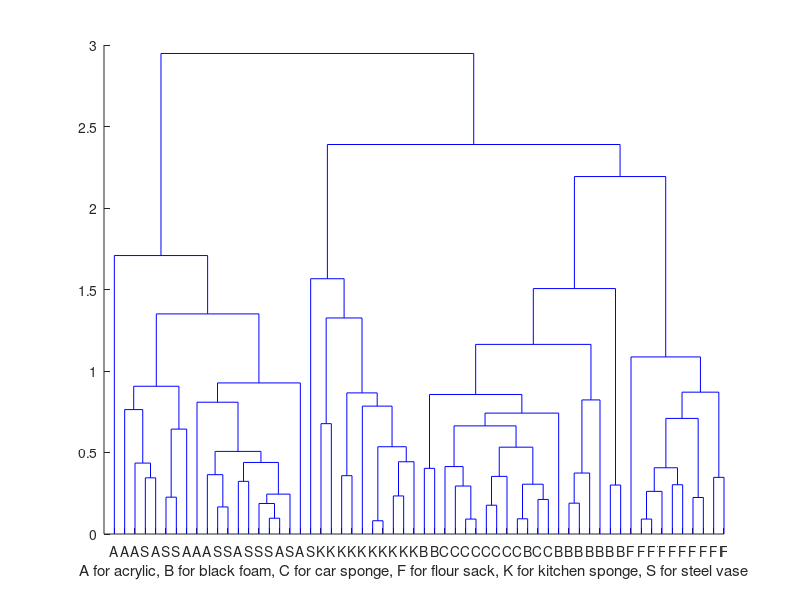
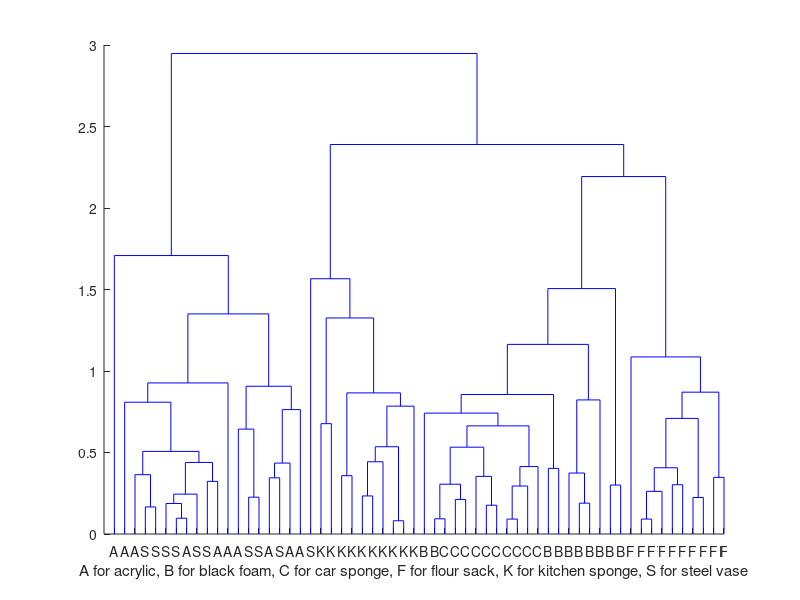

Here is the MATLAB script that generated these plots, in order: (Note: this script raises an error after producing the figures.)
clc;
clear;
close all;
load('F0_PVT_50.mat');

%% Section D1 Hierarchy algorithm with Standardised Data
Stan_Data = zscore(Data')';
species = { 'A';'A';'A';'A';'A';'A';'A';'A';'A';'A'
            'B';'B';'B';'B';'B';'B';'B';'B';'B';'B'
            'C';'C';'C';'C';'C';'C';'C';'C';'C';'C'
            'F';'F';'F';'F';'F';'F';'F';'F';'F';'F'
            'K';'K';'K';'K';'K';'K';'K';'K';'K';'K'
            'S';'S';'S';'S';'S';'S';'S';'S';'S';'S'
            };

tree = linkage(Stan_Data','average');

D_eucli = pdist(Stan_Data','euclidean');
leafOrder_1 = optimalleaforder(tree,D_eucli);
D_Man = pdist(Stan_Data','cityblock');
leafOrder_2 = optimalleaforder(tree,D_Man);

figure();
[H_1,T_1,outperm_1] = dendrogram(tree,60,'Reorder',leafOrder_1,'Labels',species);
xlabel('A for acrylic, B for black foam, C for car sponge, F for flour sack, K for kitchen sponge, S for steel vase')
%title('Hierarchical Clustering with Euclidean using standardised data')

figure();
[H_2,T_2,outperm_2] = dendrogram(tree,60,'Reorder',leafOrder_2,'Labels',species);
xlabel('A for acrylic, B for black foam, C for car sponge, F for flour sack, K for kitchen sponge, S for steel vase')
%title('Hierarchical Clustering with Manhattan using standardised data')

%% Section D1 Hierarchy algorithm with Zero-cetered Data
centered_data = zeros(3,60);
for i = 1:3
centered_Data(i,:) =  mean(Data(i,:)) - Data(i,:);
end

tree = linkage(centered_Data','average');

D_eucli = pdist(centered_Data','euclidean');
leafOrder_1 = optimalleaforder(tree,D_eucli);
D_Man = pdist(centered_Data','cityblock');
leafOrder_2 = optimalleaforder(tree,D_Man);

figure();
[H_1,T_1,outperm_1] = dendrogram(tree,60,'Reorder',leafOrder_1,'Labels',species);
xlabel('A for acrylic, B for black foam, C for car sponge, F for flour sack, K for kitchen sponge, S for steel vase')
%title('Hierarchical Clustering with Euclidean using zero-cetered data')

figure();
[H_2,T_2,outperm_2] = dendrogram(tree,60,'Reorder',leafOrder_2,'Labels',species);
xlabel('A for acrylic, B for black foam, C for car sponge, F for flour sack, K for kitchen sponge, S for steel vase')
%title('Hierarchical Clustering with Manhattan using zero-cetered data')

%% Section D1 K-means algorithm with Standardised Data
Stan_Data = zscore(Data')';
%train k-means with sqeuclidean distance metric
[idx_euc,C_euc] = kmeans(Stan_Data',6,'Distance','sqeuclidean');
%train k-means with cityblock (Manhattan) distance metric
[idx_man,C_man] = kmeans(Stan_Data',6,'Distance','cityblock');

figure;
for i = 1:10:51
    scatter3(Stan_Data(1,i:i+9),Stan_Data(2,i:i+9),Stan_Data(3,i:i+9),'filled');
    hold on;
end

plot3(C_euc(:,1),C_euc(:,2),C_euc(:,3),'kx','LineWidth',2)
hold off;
%title('K-Means Clustering with Euclidean using standardised data');
legend('acrylic','black foam','car sponge','flour sack','kitchen sponge','steel vase','Cluster Centroid')

figure;
for i = 1:10:51
    scatter3(Stan_Data(1,i:i+9),Stan_Data(2,i:i+9),Stan_Data(3,i:i+9),'filled');
    hold on;
end

plot3(C_man(:,1),C_man(:,2),C_man(:,3),'kx','LineWidth',2)
hold off;
%title('K-Means Clustering with Manhattan using standardised data');
legend('acrylic','black foam','car sponge','flour sack','kitchen sponge','steel vase','Cluster Centroid')

%% Section D1 K-means algorithm with centered Data
centered_data = zeros(3,60);
for i = 1:3
centered_Data(i,:) =  mean(Data(i,:)) - Data(i,:);
end
%train k-means with sqeuclidean distance metric
[idx_euc,C_euc] = kmeans(centered_Data',6,'Distance','sqeuclidean');
%train k-means with cityblock (Manhattan) distance metric
[idx_man,C_man] = kmeans(centered_Data',6,'Distance','cityblock');

figure;
for i = 1:10:51
    scatter3(centered_Data(1,i:i+9),centered_Data(2,i:i+9),centered_Data(3,i:i+9),'filled');
    hold on;
end

plot3(C_euc(:,1),C_euc(:,2),C_euc(:,3),'kx','LineWidth',2)
hold off;
%title('K-Means Clustering with Euclidean using centered data');
legend('acrylic','black foam','car sponge','flour sack','kitchen sponge','steel vase','Cluster Centroid')

figure;
for i = 1:10:51
    scatter3(centered_Data(1,i:i+9),centered_Data(2,i:i+9),centered_Data(3,i:i+9),'filled');
    hold on;
end

plot3(C_man(:,1),C_man(:,2),C_man(:,3),'kx','LineWidth',2)
hold off;
%title('K-Means Clustering with Manhattan using centered data');
legend('acrylic','black foam','car sponge','flour sack','kitchen sponge','steel vase','Cluster Centroid')

%% Section D2 Bagging with Standardised Data
load ('F0_Electrodes_50.mat');
stan_data=zscore(Data');
Covariance=cov(stan_data);
[Eigenvectors,Eigenvalues]=eig(Covariance);
[dummy,order] = sort(diag(-Eigenvalues));
Feature_Vector = Eigenvectors(:,order);

projected_scores = stan_data * Feature_Vector;

first_observation = projected_scores(:,1);
second_observation = projected_scores(:,2);
third_observation = projected_scores(:,3);

figure();
for i = 1:10:51
    scatter3(first_observation(i:i+9),second_observation(i:i+9),...
    third_observation(i:i+9),'filled')
    hold on
end
legend('acrylic','black foam','car sponge','flour sack','kitchen sponge','steel vase','FontSize',10);
grid on
xlabel('PC1')
ylabel('PC2')
zlabel('PC3')
%title('Electrode data projected onto the largest three PCs using standardised data')

dataset=[first_observation,second_observation,third_observation];
species={'acrylic';'acrylic';'acrylic';'acrylic';'acrylic';'acrylic';'acrylic';'acrylic';'acrylic';'acrylic';
    'black_foam';'black_foam';'black_foam';'black_foam';'black_foam';'black_foam';'black_foam';'black_foam';'black_foam';'black_foam';
    'car_sponge';'car_sponge';'car_sponge';'car_sponge';'car_sponge';'car_sponge';'car_sponge';'car_sponge';'car_sponge';'car_sponge'
    'flour_sack';'flour_sack';'flour_sack';'flour_sack';'flour_sack';'flour_sack';'flour_sack';'flour_sack';'flour_sack';'flour_sack';
    'kitchen_sponge';'kitchen_sponge';'kitchen_sponge';'kitchen_sponge';'kitchen_sponge';'kitchen_sponge';'kitchen_sponge';'kitchen_sponge';'kitchen_sponge';'kitchen_sponge';
    'steel_vase';'steel_vase';'steel_vase';'steel_vase';'steel_vase';'steel_vase';'steel_vase';'steel_vase';'steel_vase';'steel_vase'};

% 60 / 40 split for Training / Test data.
[m,n] = size(dataset);
P = 0.6; % training_percentage
rng(2000) % control random number generator with seed
idx = randperm(m);  % returns a row vector containing a random permutation of the integers from 1 to n without repeating elements
training_dataset = dataset(idx(1:round(P*m)),:);
testing_dataset = dataset(idx(round(P*m)+1:end),:);
training_species = species(idx(1:round(P*m)),:);
testing_species = species(idx(round(P*m)+1:end),:);

TreeNum = 30;
Mdl = TreeBagger(TreeNum,training_dataset,training_species,'OOBPrediction','On','Method','classification')
view(Mdl.Trees{1},'Mode','graph')
view(Mdl.Trees{2},'Mode','graph')

figure;
oobErrorBaggedEnsemble = oobError(Mdl);
plot(oobErrorBaggedEnsemble)
xlabel('Number of grown trees');
ylabel('Out-of-bag classification error');
%title('Grown trees using standardised data');

predicted_species = Mdl.predict(testing_dataset);

% Known groups, Predicted groups
Confusion_matrix = confusionmat(testing_species,predicted_species)
figure();
ldaResubCM = confusionchart(testing_species,predicted_species);
% Accuracy
Accuracy = sum (diag(Confusion_matrix)) / sum (Confusion_matrix(:)) *100

%% Section D2 Bagging with Zero-centered Data
centered_data = zeros(3,60);
for i = 1:3
centered_data(i,:) =  mean(Data(i,:)) - Data(i,:);
end
Covariance=cov(centered_data');
[Eigenvectors,Eigenvalues]=eig(Covariance);
[dummy,order] = sort(diag(-Eigenvalues));
Feature_Vector = Eigenvectors(:,order);

projected_scores = centered_data' * Feature_Vector;

first_observation = projected_scores(:,1);
second_observation = projected_scores(:,2);
third_observation = projected_scores(:,3);

figure();
for i = 1:10:51
    scatter3(first_observation(i:i+9),second_observation(i:i+9),...
    third_observation(i:i+9),'filled')
    hold on
end
legend('acrylic','black foam','car sponge','flour sack','kitchen sponge','steel vase','FontSize',10);
grid on
xlabel('PC1')
ylabel('PC2')
zlabel('PC3')
%title('Electrode data projected onto the largest three PCs using zero-centered data')


dataset=[first_observation,second_observation,third_observation];

% 60 / 40 split for Training / Test data.
[m,n] = size(dataset);
P = 0.6; % training_percentage
rng(2000) % control random number generator with seed
idx = randperm(m);  % returns a row vector containing a random permutation of the integers from 1 to n without repeating elements
training_dataset = dataset(idx(1:round(P*m)),:);
testing_dataset = dataset(idx(round(P*m)+1:end),:);
training_species = species(idx(1:round(P*m)),:);
testing_species = species(idx(round(P*m)+1:end),:);

TreeNum = 30;
Mdl = TreeBagger(TreeNum,training_dataset,training_species,'OOBPrediction','On','Method','classification')
view(Mdl.Trees{1},'Mode','graph')
view(Mdl.Trees{2},'Mode','graph')

figure;
oobErrorBaggedEnsemble = oobError(Mdl);
plot(oobErrorBaggedEnsemble)
xlabel('Number of grown trees');
ylabel('Out-of-bag classification error');
%title('Grown trees using zero-centered data');

predicted_species = Mdl.predict(testing_dataset);

% Known groups, Predicted groups
Confusion_matrix = confusionmat(testing_species,predicted_species)
figure();
ldaResubCM = confusionchart(testing_species,predicted_species);
% Accuracy
Accuracy = sum (diag(Confusion_matrix)) / sum (Confusion_matrix(:)) *100